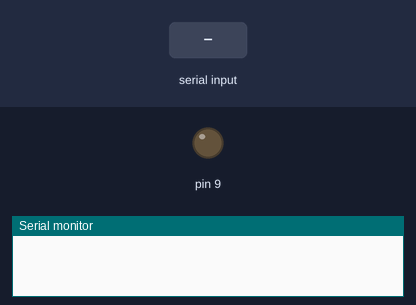
The sketch below on a simulated Arduino Uno, built with avr-gcc and run on an emulated ATmega328P. Parts: output pins drawn as LEDs (lit = HIGH), the last lines printed to the serial monitor. The inputs (shaded band) are chosen by the test bench.

Above: at 1.2 s.
1.3 s: "90,45\n" received over Serial
At 1.8 s:
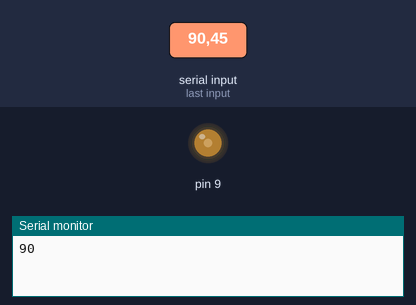
2.8 s: "30,150\n" received over Serial
At 3.3 s:
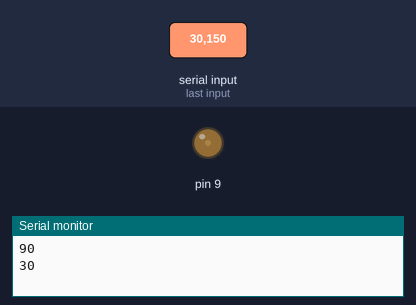
4.3 s: "200\n" received over Serial
At 5.5 s:
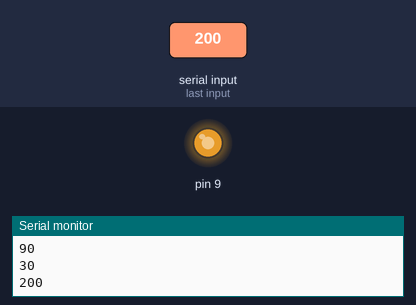
5.8 s: "90\n" received over Serial
At 6.5 s:
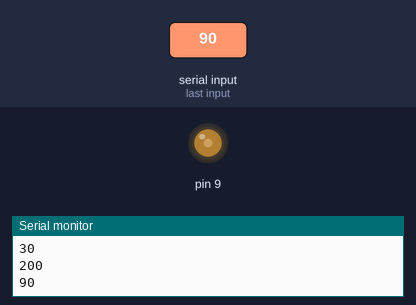
Timing chart, 0 to 8.3 s (numbered marks = the images above; inputs shaded):
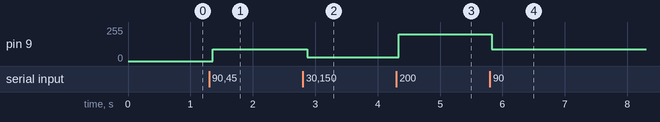

The sketch:

sketch_nov02a.ino
```cpp
String data;
int brightness = 0;
bool canClear = false;

void setup() {
  // put your setup code here, to run once:
  pinMode(9,OUTPUT);
  Serial.begin(9600);
}

void loop() {
  // put your main code here, to run repeatedly:
  if(Serial.available() > 0){
    delay(10);
    char c = Serial.read();

    if(c == 10)
      canClear = true;
    data += c;
  }

  if(canClear){
    canClear = false;
    data.trim();
    brightness = data.toInt();
    Serial.println(brightness);
    data = "";
  }
  analogWrite(9,brightness);
}
```

Measured:
- after the input at 1.3 s, pin 9: 0/255 → 90/255 after 0.06 s
- after the input at 2.8 s, pin 9: 90/255 → 30/255 after 0.07 s
- after the input at 4.3 s, pin 9: 30/255 → 200/255 at once
- after the input at 5.8 s, pin 9: 200/255 → 90/255 at once
